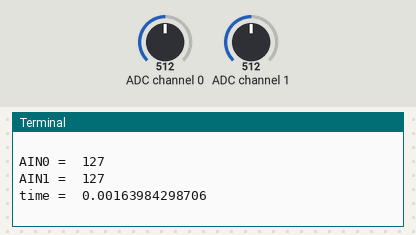
This program was run on a simulated Raspberry Pi (BCM pin numbers). On the bench: the last lines printed to the terminal. The test bench sets the inputs (shaded band); at power-on: ADC channel 0 = 512, ADC channel 1 = 512 (analog values on the 0–1023 scale). The clock reads 2024-03-15 10:24:30 at power-on unless the program sets it.

Above: at 1.2 s.
1.3 s: ADC channel 0 set to 716
At 1.9 s:
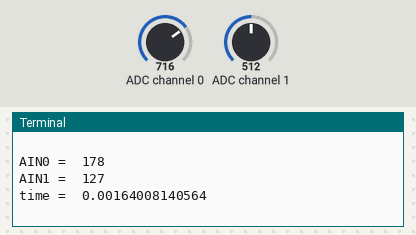
2.8 s: ADC channel 1 set to 716
At 3.4 s:
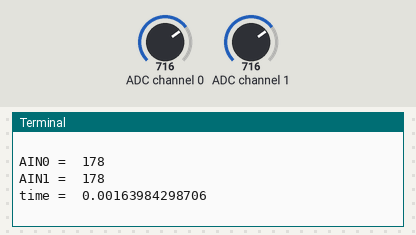
4.3 s: ADC channel 0 set to 900
At 4.9 s:
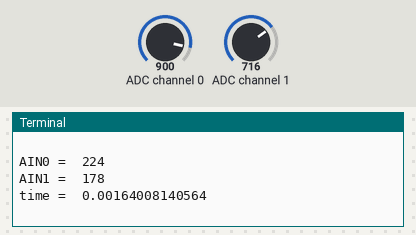
5.8 s: ADC channel 1 set to 900
At 6.4 s:
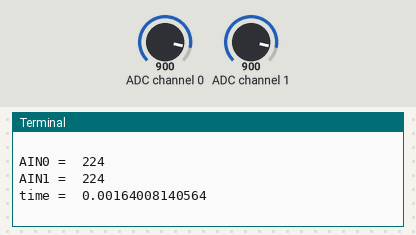
Timing chart, 0 to 8.3 s (numbered marks = the images above; inputs shaded):
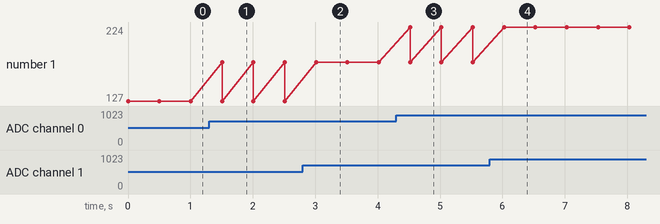

The program:

readPot.py
```python
import smbus
import time

bus = smbus.SMBus(1)

def setup(Addr):
    global address
    address = 0x48

def read(chn):
    try:
        if chn == 0:
            bus.write_byte(address, 0x40)
        if chn == 1:
            bus.write_byte(address, 0x41)
        if chn == 2:
            bus.write_byte(address, 0x42)
        if chn == 3:
            bus.write_byte(address, 0x43)

        bus.read_byte(address)

    except Exception, e:
        print "Address: %s" % address
        print e

    return bus.read_byte(address)

def write(val):
    try:
        temp = int(val) #Convertimos el valor
        bus.write_byte_data(address, 0x40, temp)

    except Exception, e:
        print "Error: Device Address: 0x%2X" % address
        print e

if __name__ == "__main__":
    setup(0x48)
    while True:
        start = time.time()
        print 'AIN0 = ', read(0)
        print 'AIN1 = ', read(1)
        #tmp = read(0)
        #write(tmp)
        dt = time.time() - start
        print 'time = ', dt
        print ' '
        time.sleep(0.5)
```

Measured:
- after the input at 1.3 s, the terminal: prints a new line after 0.21 s (image 1)
- after the input at 2.8 s, the terminal: prints a new line after 0.21 s (image 2)
- after the input at 4.3 s, the terminal: prints a new line after 0.22 s (image 3)
- after the input at 5.8 s, the terminal: prints a new line after 0.23 s (image 4)
